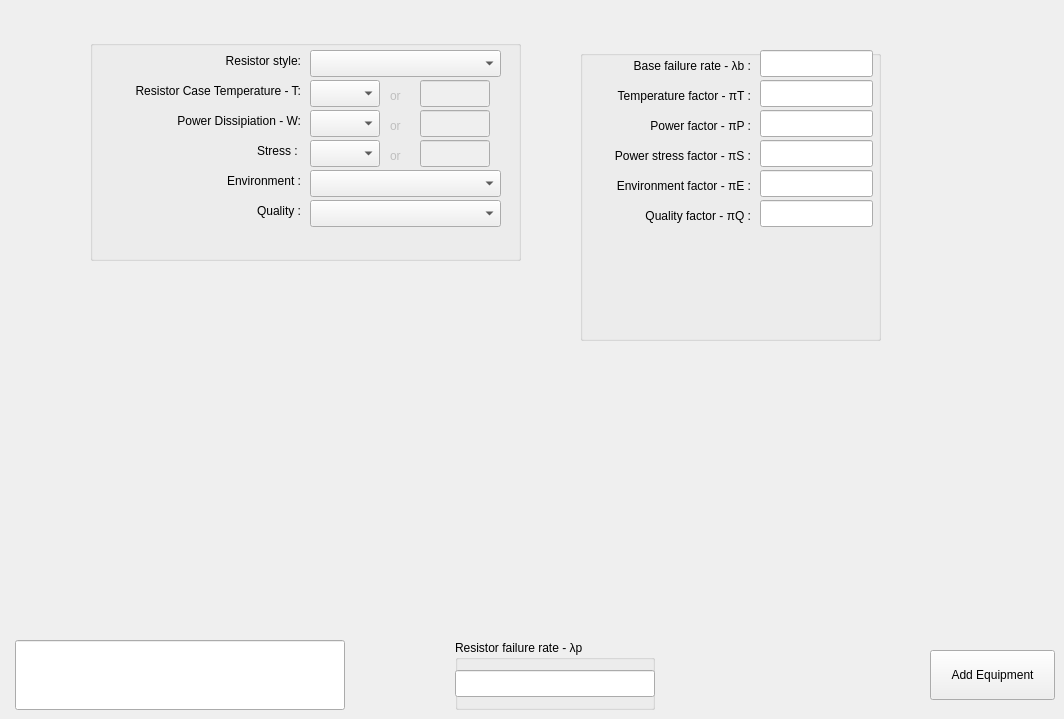
    <widget class="QWidget" name="tab_resistor">
     <attribute name="title">
      <string>Resistor</string>
     </attribute>
     <widget class="QGroupBox" name="groupBox_16">
      <property name="geometry">
       <rect>
        <x>90</x>
        <y>40</y>
        <width>431</width>
        <height>221</height>
       </rect>
      </property>
      <property name="title">
       <string/>
      </property>
      <widget class="QComboBox" name="comboBox_res_style">
       <property name="geometry">
        <rect>
         <x>220</x>
         <y>10</y>
         <width>191</width>
         <height>27</height>
        </rect>
       </property>
       <property name="currentText">
        <string/>
       </property>
      </widget>
      <widget class="QLabel" name="label_res_style">
       <property name="geometry">
        <rect>
         <x>90</x>
         <y>10</y>
         <width>121</width>
         <height>21</height>
        </rect>
       </property>
       <property name="text">
        <string>Resistor style:</string>
       </property>
       <property name="alignment">
        <set>Qt::AlignRight|Qt::AlignTrailing|Qt::AlignVCenter</set>
       </property>
      </widget>
      <widget class="QLabel" name="label_res_t">
       <property name="geometry">
        <rect>
         <x>-10</x>
         <y>30</y>
         <width>221</width>
         <height>41</height>
        </rect>
       </property>
       <property name="text">
        <string>Resistor Case Temperature - T:</string>
       </property>
       <property name="alignment">
        <set>Qt::AlignRight|Qt::AlignTrailing|Qt::AlignVCenter</set>
       </property>
       <property name="wordWrap">
        <bool>true</bool>
       </property>
      </widget>
      <widget class="QComboBox" name="comboBox_res_w">
       <property name="geometry">
        <rect>
         <x>220</x>
         <y>70</y>
         <width>70</width>
         <height>27</height>
        </rect>
       </property>
       <property name="currentText">
        <string/>
       </property>
      </widget>
      <widget class="QLabel" name="label_res_w">
       <property name="geometry">
        <rect>
         <x>20</x>
         <y>70</y>
         <width>191</width>
         <height>21</height>
        </rect>
       </property>
       <property name="text">
        <string>Power Dissipiation - W:</string>
       </property>
       <property name="alignment">
        <set>Qt::AlignRight|Qt::AlignTrailing|Qt::AlignVCenter</set>
       </property>
       <property name="wordWrap">
        <bool>true</bool>
       </property>
      </widget>
      <widget class="QComboBox" name="comboBox_res_environment">
       <property name="geometry">
        <rect>
         <x>220</x>
         <y>130</y>
         <width>191</width>
         <height>27</height>
        </rect>
       </property>
       <property name="currentText">
        <string/>
       </property>
      </widget>
      <widget class="QLabel" name="label_res_environment">
       <property name="geometry">
        <rect>
         <x>80</x>
         <y>120</y>
         <width>131</width>
         <height>41</height>
        </rect>
       </property>
       <property name="text">
        <string>Environment :</string>
       </property>
       <property name="alignment">
        <set>Qt::AlignRight|Qt::AlignTrailing|Qt::AlignVCenter</set>
       </property>
       <property name="wordWrap">
        <bool>true</bool>
       </property>
      </widget>
      <widget class="QLabel" name="label_res_quality">
       <property name="geometry">
        <rect>
         <x>80</x>
         <y>150</y>
         <width>131</width>
         <height>41</height>
        </rect>
       </property>
       <property name="text">
        <string>Quality :</string>
       </property>
       <property name="alignment">
        <set>Qt::AlignRight|Qt::AlignTrailing|Qt::AlignVCenter</set>
       </property>
       <property name="wordWrap">
        <bool>true</bool>
       </property>
      </widget>
      <widget class="QComboBox" name="comboBox_res_quality">
       <property name="geometry">
        <rect>
         <x>220</x>
         <y>160</y>
         <width>191</width>
         <height>27</height>
        </rect>
       </property>
       <property name="currentText">
        <string/>
       </property>
      </widget>
      <widget class="QComboBox" name="comboBox_res_case_temp">
       <property name="geometry">
        <rect>
         <x>220</x>
         <y>40</y>
         <width>70</width>
         <height>27</height>
        </rect>
       </property>
       <property name="currentText">
        <string/>
       </property>
      </widget>
      <widget class="QLineEdit" name="lineEdit_res_case_temp">
       <property name="enabled">
        <bool>false</bool>
       </property>
       <property name="geometry">
        <rect>
         <x>330</x>
         <y>40</y>
         <width>70</width>
         <height>27</height>
        </rect>
       </property>
       <property name="dragEnabled">
        <bool>false</bool>
       </property>
      </widget>
      <widget class="QLabel" name="label_30">
       <property name="enabled">
        <bool>false</bool>
       </property>
       <property name="geometry">
        <rect>
         <x>300</x>
         <y>40</y>
         <width>21</width>
         <height>31</height>
        </rect>
       </property>
       <property name="text">
        <string>or</string>
       </property>
      </widget>
      <widget class="QLineEdit" name="lineEdit_res_w">
       <property name="enabled">
        <bool>false</bool>
       </property>
       <property name="geometry">
        <rect>
         <x>330</x>
         <y>70</y>
         <width>70</width>
         <height>27</height>
        </rect>
       </property>
       <property name="dragEnabled">
        <bool>false</bool>
       </property>
      </widget>
      <widget class="QLabel" name="label_40">
       <property name="enabled">
        <bool>false</bool>
       </property>
       <property name="geometry">
        <rect>
         <x>300</x>
         <y>70</y>
         <width>21</width>
         <height>31</height>
        </rect>
       </property>
       <property name="text">
        <string>or</string>
       </property>
      </widget>
      <widget class="QComboBox" name="comboBox_res_stress">
       <property name="geometry">
        <rect>
         <x>220</x>
         <y>100</y>
         <width>70</width>
         <height>27</height>
        </rect>
       </property>
       <property name="currentText">
        <string/>
       </property>
      </widget>
      <widget class="QLabel" name="label_res_stress">
       <property name="geometry">
        <rect>
         <x>20</x>
         <y>100</y>
         <width>191</width>
         <height>21</height>
        </rect>
       </property>
       <property name="text">
        <string>Stress : </string>
       </property>
       <property name="alignment">
        <set>Qt::AlignRight|Qt::AlignTrailing|Qt::AlignVCenter</set>
       </property>
       <property name="wordWrap">
        <bool>true</bool>
       </property>
      </widget>
      <widget class="QLineEdit" name="lineEdit_res_stress">
       <property name="enabled">
        <bool>false</bool>
       </property>
       <property name="geometry">
        <rect>
         <x>330</x>
         <y>100</y>
         <width>70</width>
         <height>27</height>
        </rect>
       </property>
       <property name="dragEnabled">
        <bool>false</bool>
       </property>
      </widget>
      <widget class="QLabel" name="label_41">
       <property name="enabled">
        <bool>false</bool>
       </property>
       <property name="geometry">
        <rect>
         <x>300</x>
         <y>100</y>
         <width>21</width>
         <height>31</height>
        </rect>
       </property>
       <property name="text">
        <string>or</string>
       </property>
      </widget>
     </widget>
     <widget class="QGroupBox" name="groupBox_17">
      <property name="geometry">
       <rect>
        <x>580</x>
        <y>50</y>
        <width>301</width>
        <height>291</height>
       </rect>
      </property>
      <property name="title">
       <string/>
      </property>
      <widget class="QLineEdit" name="lineEdit_res_lambda_b">
       <property name="geometry">
        <rect>
         <x>180</x>
         <y>0</y>
         <width>113</width>
         <height>27</height>
        </rect>
       </property>
       <property name="readOnly">
        <bool>true</bool>
       </property>
      </widget>
      <widget class="QLabel" name="label_res_lambda_b">
       <property name="geometry">
        <rect>
         <x>20</x>
         <y>0</y>
         <width>151</width>
         <height>31</height>
        </rect>
       </property>
       <property name="text">
        <string>Base failure rate - λb :</string>
       </property>
       <property name="alignment">
        <set>Qt::AlignRight|Qt::AlignTrailing|Qt::AlignVCenter</set>
       </property>
      </widget>
      <widget class="QLineEdit" name="lineEdit_res_pi_t">
       <property name="geometry">
        <rect>
         <x>180</x>
         <y>30</y>
         <width>113</width>
         <height>27</height>
        </rect>
       </property>
       <property name="text">
        <string/>
       </property>
       <property name="readOnly">
        <bool>true</bool>
       </property>
      </widget>
      <widget class="QLabel" name="label_res_pi_t">
       <property name="geometry">
        <rect>
         <x>0</x>
         <y>30</y>
         <width>171</width>
         <height>31</height>
        </rect>
       </property>
       <property name="text">
        <string>Temperature factor - πT :</string>
       </property>
       <property name="alignment">
        <set>Qt::AlignRight|Qt::AlignTrailing|Qt::AlignVCenter</set>
       </property>
      </widget>
      <widget class="QLabel" name="label_res_pi_p">
       <property name="geometry">
        <rect>
         <x>0</x>
         <y>60</y>
         <width>171</width>
         <height>31</height>
        </rect>
       </property>
       <property name="text">
        <string>Power factor - πP :</string>
       </property>
       <property name="alignment">
        <set>Qt::AlignRight|Qt::AlignTrailing|Qt::AlignVCenter</set>
       </property>
      </widget>
      <widget class="QLineEdit" name="lineEdit_res_pi_p">
       <property name="geometry">
        <rect>
         <x>180</x>
         <y>60</y>
         <width>113</width>
         <height>27</height>
        </rect>
       </property>
       <property name="text">
        <string/>
       </property>
       <property name="readOnly">
        <bool>true</bool>
       </property>
      </widget>
      <widget class="QLabel" name="label_res_pi_e">
       <property name="geometry">
        <rect>
         <x>0</x>
         <y>120</y>
         <width>171</width>
         <height>31</height>
        </rect>
       </property>
       <property name="text">
        <string>Environment factor - πE :</string>
       </property>
       <property name="alignment">
        <set>Qt::AlignRight|Qt::AlignTrailing|Qt::AlignVCenter</set>
       </property>
      </widget>
      <widget class="QLineEdit" name="lineEdit_res_pi_e">
       <property name="geometry">
        <rect>
         <x>180</x>
         <y>120</y>
         <width>113</width>
         <height>27</height>
        </rect>
       </property>
       <property name="text">
        <string/>
       </property>
       <property name="readOnly">
        <bool>true</bool>
       </property>
      </widget>
      <widget class="QLabel" name="label_res_pi_q">
       <property name="geometry">
        <rect>
         <x>0</x>
         <y>150</y>
         <width>171</width>
         <height>31</height>
        </rect>
       </property>
       <property name="text">
        <string>Quality factor - πQ :</string>
       </property>
       <property name="alignment">
        <set>Qt::AlignRight|Qt::AlignTrailing|Qt::AlignVCenter</set>
       </property>
      </widget>
      <widget class="QLineEdit" name="lineEdit_res_pi_q">
       <property name="geometry">
        <rect>
         <x>180</x>
         <y>150</y>
         <width>113</width>
         <height>27</height>
        </rect>
       </property>
       <property name="text">
        <string/>
       </property>
       <property name="readOnly">
        <bool>true</bool>
       </property>
      </widget>
      <widget class="QLabel" name="label_res_pi_s">
       <property name="geometry">
        <rect>
         <x>0</x>
         <y>90</y>
         <width>171</width>
         <height>31</height>
        </rect>
       </property>
       <property name="text">
        <string>Power stress factor - πS :</string>
       </property>
       <property name="alignment">
        <set>Qt::AlignRight|Qt::AlignTrailing|Qt::AlignVCenter</set>
       </property>
      </widget>
      <widget class="QLineEdit" name="lineEdit_res_pi_s">
       <property name="geometry">
        <rect>
         <x>180</x>
         <y>90</y>
         <width>113</width>
         <height>27</height>
        </rect>
       </property>
       <property name="text">
        <string/>
       </property>
       <property name="readOnly">
        <bool>true</bool>
       </property>
      </widget>
     </widget>
     <widget class="QLineEdit" name="lineEdit_c_res_warning_box">
      <property name="geometry">
       <rect>
        <x>15</x>
        <y>640</y>
        <width>330</width>
        <height>70</height>
       </rect>
      </property>
      <property name="readOnly">
       <bool>true</bool>
      </property>
     </widget>
     <widget class="QGroupBox" name="groupBox_res_lambda_p">
      <property name="geometry">
       <rect>
        <x>455</x>
        <y>640</y>
        <width>200</width>
        <height>70</height>
       </rect>
      </property>
      <property name="title">
       <string>Resistor failure rate - λp</string>
      </property>
      <widget class="QLineEdit" name="lineEdit_res_lamda_p">
       <property name="geometry">
        <rect>
         <x>0</x>
         <y>30</y>
         <width>200</width>
         <height>27</height>
        </rect>
       </property>
       <property name="readOnly">
        <bool>true</bool>
       </property>
      </widget>
     </widget>
     <widget class="QPushButton" name="addButton_c_ee_res">
      <property name="geometry">
       <rect>
        <x>930</x>
        <y>650</y>
        <width>125</width>
        <height>50</height>
       </rect>
      </property>
      <property name="text">
       <string>Add Equipment</string>
      </property>
     </widget>
    </widget>
